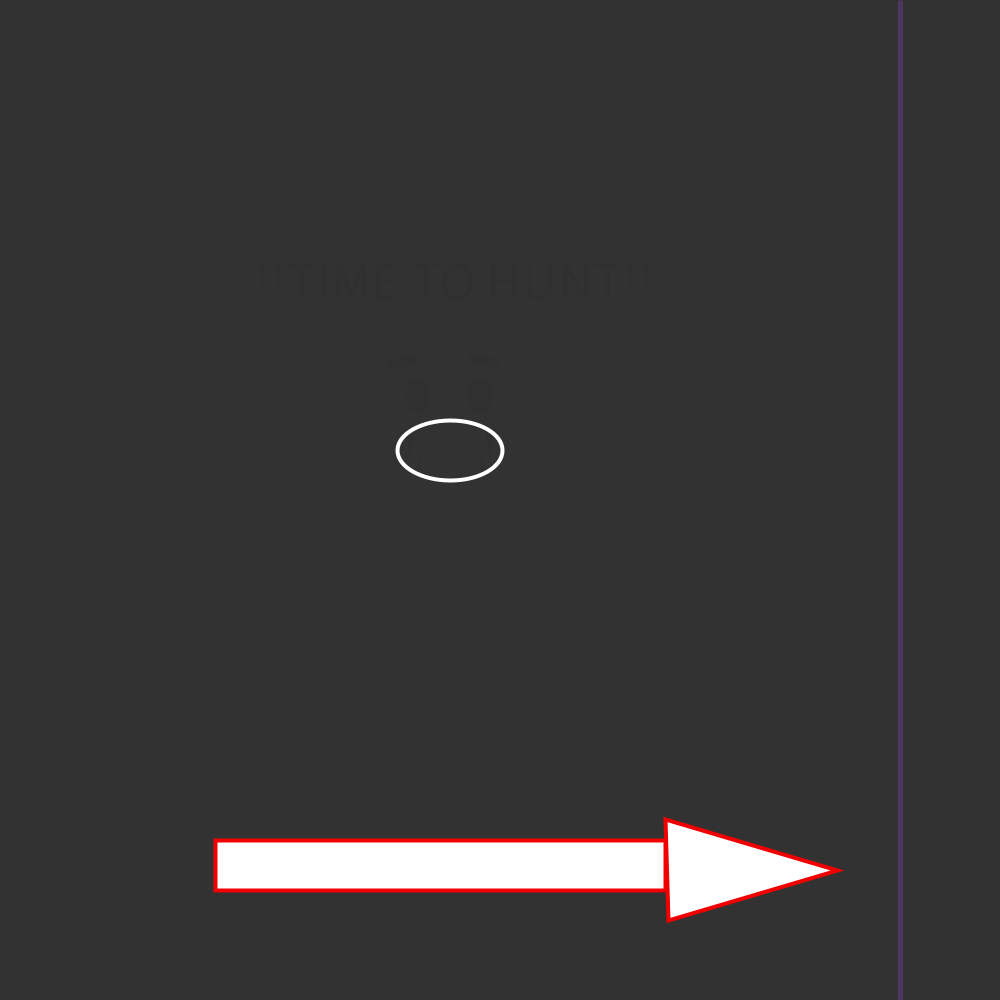
Frame 1 (no input)
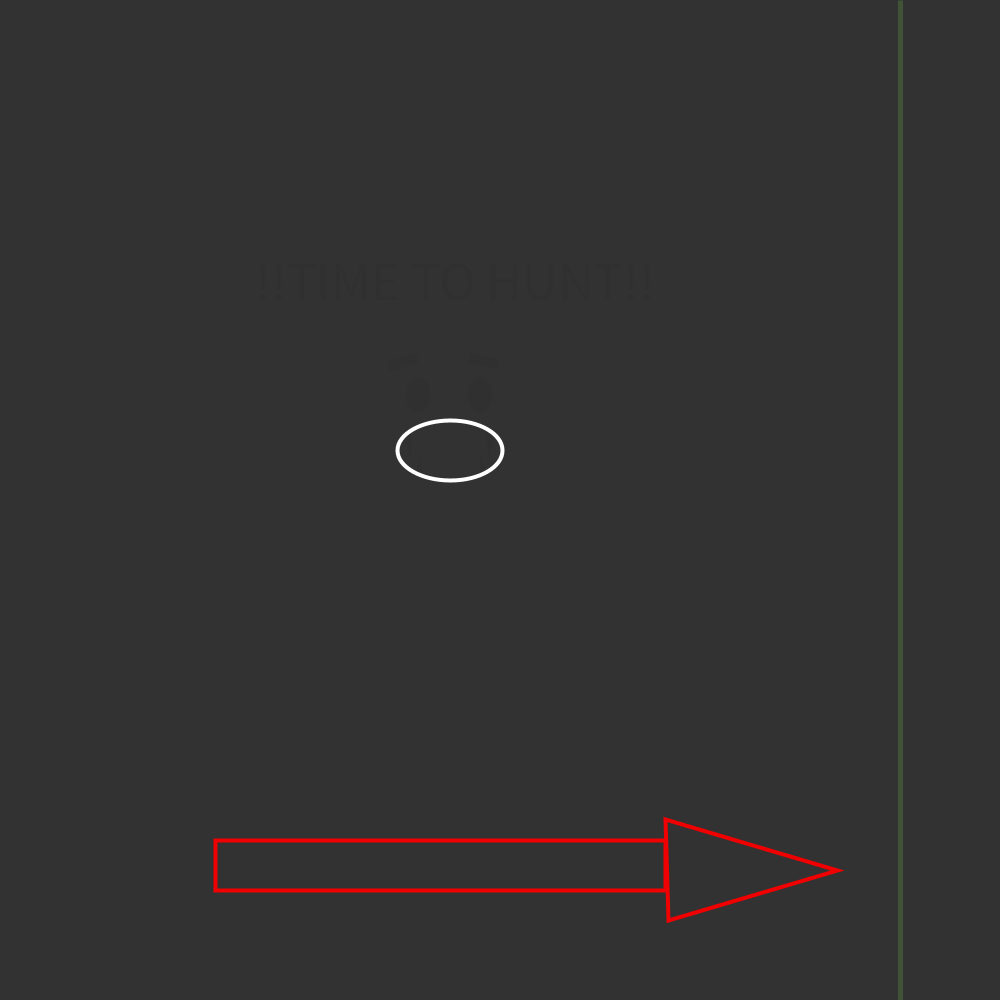
Frame 60 (the mouse pressed at the canvas centre just before this capture)
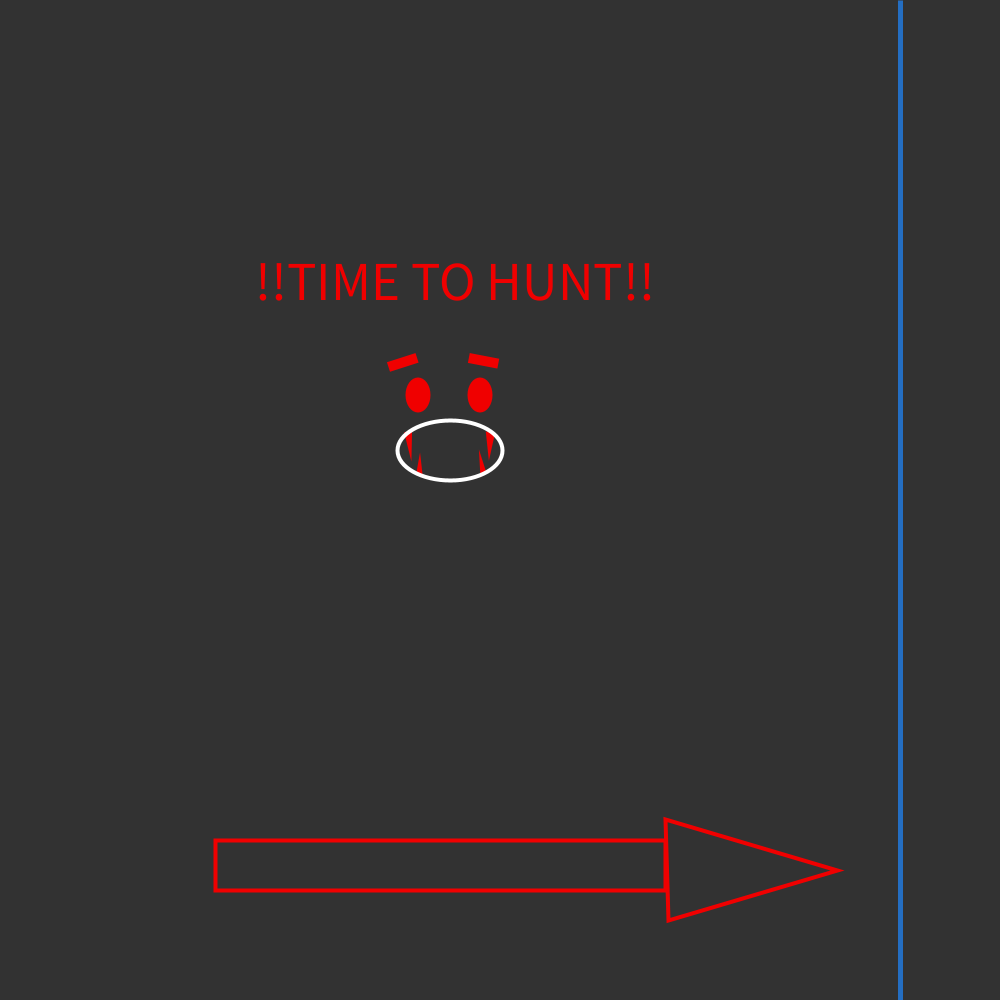
Frame 120 (the mouse held since frame 60 and released just before this capture)

The Processing sketch that drew these frames (run headless with seeded random() and noise(); from frame 60 on, the mouse is pressed at the canvas centre):

// Processing sketch: a2r3_mousePiece_240321b
// ── a2r3_mousePiece_240321b.pde
// My aim is to create something where once object interacte with each other on
// screen, a change occurs and pressing the mouse will reveal something

//Declaring some Bullshiii

color ruby, turqouise, rgbGamer;
float topLeft, topRight;



void setup() {
  size(1000, 1000);

  //initializing colors
  ruby = #F00000;
  turqouise = #00FACA;


}

void draw() {
   background(50);
   
   //guiding
   noStroke();
   strokeWeight(4);
   stroke(ruby);
   rect(215, 840, 450, 50);
   triangle(668, 920, 837, 870, 665, 819);
   
  //initallizing words
  rgbGamer = color(random(255), random(255), random(255), random(255));
  noStroke();
  if (mouseX > 900) {
    fill(turqouise);
  } else {
    fill(50);
  }
//ellipse(450, 440, 188, 229);
  textSize(45);
  text("Press your mouse buddy", 235, 800);
  
  
  //creating the face and hhow it'll turn red
  noStroke();
  if (mousePressed == true) {
    fill(ruby);
  } else {
    fill(48);
  }
  textSize(55);
  text("!!TIME TO HUNT!!", 255, 300);
  ellipse(418, 395, 25, 35);
  ellipse(480, 395, 25, 35);
  rotate( -0.31);
  translate(-157,93);
  triangle(418, 443, 408, 472, 410, 442);
  triangle(496, 471, 482, 495, 488, 466);
  triangle(476, 481, 469, 508, 476, 505);
  triangle(419, 466, 410, 483, 414, 491);
  rect(415, 370, 30, 10);
  resetMatrix();
  rotate(0.19);
  translate(60,-95);
  rect(468, 353, 30, 10);


  resetMatrix();
  noFill();
  stroke(255);
  ellipse(450, 450, 105, 60);
  
  
  stroke(rgbGamer);
  strokeWeight(5);
  strokeCap(SQUARE);
  
 // circle(mouseX, height-mouseY, 100);
  line(pmouseX, pmouseY, mouseX, mouseY);
  
  line(900, 0, 900, height);
  

//saving
  //if (frameCount == 450){
     // save("mousePiece.png");
 // }
}
